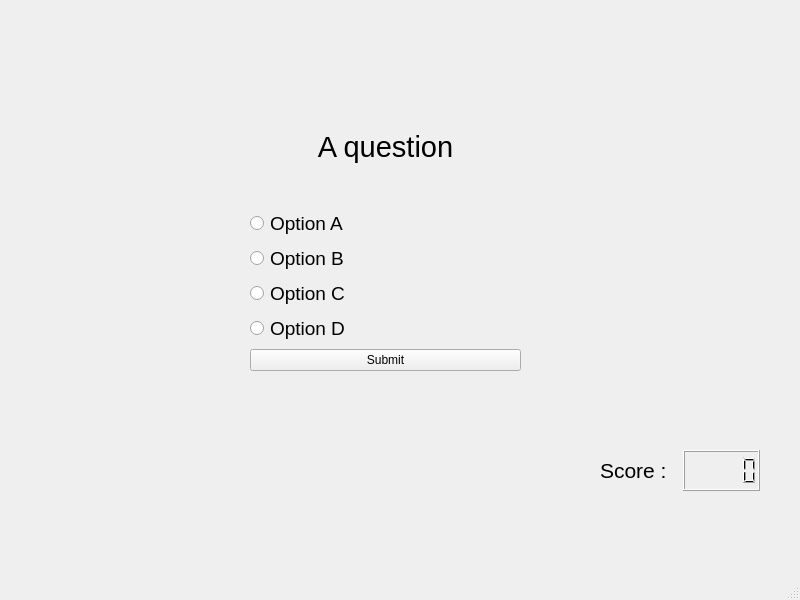
<?xml version="1.0" encoding="UTF-8"?>
<ui version="4.0">
 <class>MainWindow</class>
 <widget class="QMainWindow" name="MainWindow">
  <property name="geometry">
   <rect>
    <x>0</x>
    <y>0</y>
    <width>800</width>
    <height>600</height>
   </rect>
  </property>
  <property name="windowTitle">
   <string>MainWindow</string>
  </property>
  <widget class="QWidget" name="centralwidget">
   <widget class="QWidget" name="verticalLayoutWidget">
    <property name="geometry">
     <rect>
      <x>250</x>
      <y>90</y>
      <width>271</width>
      <height>281</height>
     </rect>
    </property>
    <layout class="QVBoxLayout" name="verticalLayout">
     <item>
      <widget class="QLabel" name="Question">
       <property name="font">
        <font>
         <pointsize>22</pointsize>
        </font>
       </property>
       <property name="text">
        <string>A question</string>
       </property>
       <property name="alignment">
        <set>Qt::AlignCenter</set>
       </property>
      </widget>
     </item>
     <item>
      <widget class="QRadioButton" name="OptionA">
       <property name="font">
        <font>
         <pointsize>14</pointsize>
        </font>
       </property>
       <property name="text">
        <string>Option A</string>
       </property>
      </widget>
     </item>
     <item>
      <widget class="QRadioButton" name="OptionB">
       <property name="font">
        <font>
         <pointsize>14</pointsize>
        </font>
       </property>
       <property name="text">
        <string>Option B</string>
       </property>
      </widget>
     </item>
     <item>
      <widget class="QRadioButton" name="OptionC">
       <property name="font">
        <font>
         <pointsize>14</pointsize>
        </font>
       </property>
       <property name="text">
        <string>Option C</string>
       </property>
      </widget>
     </item>
     <item>
      <widget class="QRadioButton" name="OptionD">
       <property name="font">
        <font>
         <pointsize>14</pointsize>
        </font>
       </property>
       <property name="text">
        <string>Option D</string>
       </property>
      </widget>
     </item>
     <item>
      <widget class="QPushButton" name="SubmitButton">
       <property name="text">
        <string>Submit</string>
       </property>
      </widget>
     </item>
    </layout>
   </widget>
   <widget class="QWidget" name="horizontalLayoutWidget">
    <property name="geometry">
     <rect>
      <x>600</x>
      <y>450</y>
      <width>160</width>
      <height>41</height>
     </rect>
    </property>
    <layout class="QHBoxLayout" name="horizontalLayout">
     <item>
      <widget class="QLabel" name="Score_text">
       <property name="font">
        <font>
         <pointsize>16</pointsize>
        </font>
       </property>
       <property name="text">
        <string>Score :</string>
       </property>
      </widget>
     </item>
     <item>
      <widget class="QLCDNumber" name="Score_counter"/>
     </item>
    </layout>
   </widget>
  </widget>
  <widget class="QMenuBar" name="menubar">
   <property name="geometry">
    <rect>
     <x>0</x>
     <y>0</y>
     <width>800</width>
     <height>20</height>
    </rect>
   </property>
  </widget>
  <widget class="QStatusBar" name="statusbar"/>
 </widget>
 <resources/>
 <connections/>
</ui>
